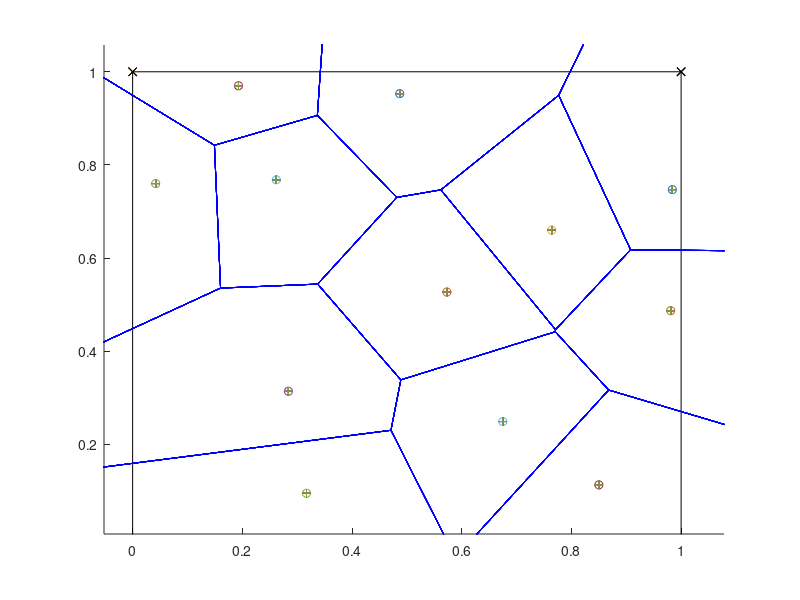

The MATLAB script that drew this image:
clear;
%load 'Graph_250869629.txt'
%%ADD TWO node 
%Graph_250869629(26,1)=0.7115
%Graph_250869629(26,2)=0.2085
%Graph_250869629(27,1)=0.23
%Graph_250869629(27,2)=0.4405
node = [0.317 0.095;0.675 0.249;0.85 0.113;0.487 0.953;0.981 0.487;0.764 0.66;0.284 0.314;0.042 0.76;0.262 0.768;0.193 0.97;0.984 0.747;0.573 0.527]; 

numNodes = 12; 
CommR = 0.3;
SensR= 0.3; 
for i=1:numNodes 
%    node(i,1)=Graph_250869629(i,1)
%    x(i)= Graph_250869629(i,1)
    x(i)= node(i,1)
%    node(i,2)=Graph_250869629(i,2)
    y(i)=node(i,2)
end

figure()
hold on
    scatter(1,1,'x')
    scatter(1,0,'x')
    scatter(0,1,'x')
    scatter(0,0,'x')
    plot([1 0],[1 1],'k-x')
    plot([0 1],[0 0],'k-x')
    plot([1 1],[0 1],'k-x')
    plot([0 0],[1 0],'k-x')
for i=1:numNodes 
    scatter(node(i,1),node(i,2),'o')
end

for i=1:numNodes 
    voronoi(x,y)
end





